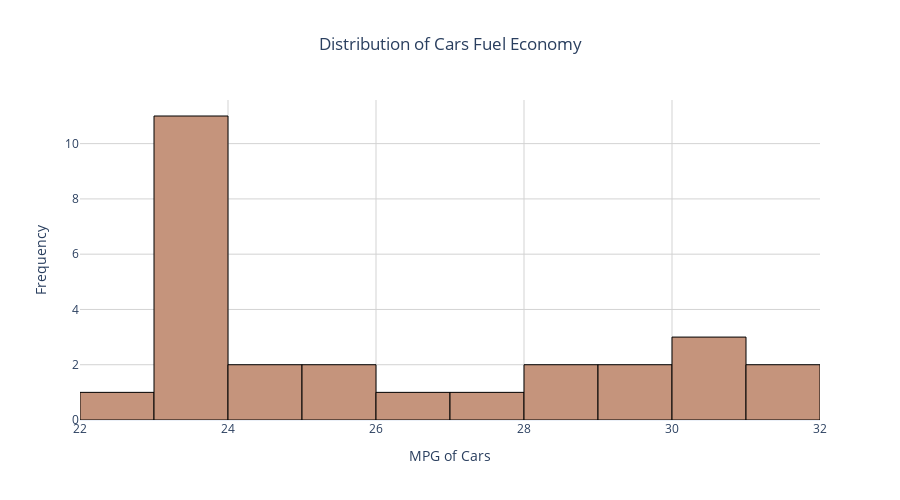

Source (notebook cell):
### Code cell
''' Create a histogram to visualize the distribution of Cars Fuel Economy '''

# Create histogram
figfe1 = px.histogram(
    fueleconomy,
    x="Car",
    nbins=15,
    title="Distribution of Cars Fuel Economy",
    color_discrete_sequence=[colors["fueleconomy"]]
)

# Customize layout
figfe1.update_layout(
    template="plotly_white",
    title_x=0.5,
    xaxis_title="MPG of Cars",
    yaxis_title="Frequency",
    xaxis=dict(showgrid=True, gridcolor="lightgray"),
    yaxis=dict(showgrid=True, gridcolor="lightgray"),
    hovermode="x unified",
    height=500
)

figfe1.update_traces(marker_line_color="black", marker_line_width=1, opacity=1)

figfe1.show()

### Figure 1 — Plotly figure (JSON) as saved in the notebook; plotly's stock layout.template omitted (floating-point values rounded to 4 significant figures)
{"data": [{"bingroup": "x", "hovertemplate": "Car=%{x}<br>count=%{y}<extra></extra>", "legendgroup": "", "marker": {"color": "#C5947C", "line": {"color": "black", "width": 1}, "pattern": {"shape": ""}}, "name": "", "nbinsx": 15, "opacity": 1, "orientation": "v", "showlegend": false, "type": "histogram", "x": [23.44, 23.33, 23.37, 23.37, 23.0, 22.91, 23.05, 23.08, 23.28, 23.14, 23.49, 23.3, 24.11, 24.27, 25.34, 26.16, 25.82, 27.6, 28.36, 28.39, 29.01, 29.21, 30.18, 30.76, 30.88, 31.73, 31.73], "xaxis": "x", "yaxis": "y"}], "layout": {"barmode": "relative", "height": 500, "hovermode": "x unified", "legend": {"tracegroupgap": 0}, "title": {"text": "Distribution of Cars Fuel Economy", "x": 0.5}, "xaxis": {"anchor": "y", "domain": [0, 1], "gridcolor": "lightgray", "showgrid": true, "title": {"text": "MPG of Cars"}}, "yaxis": {"anchor": "x", "domain": [0, 1], "gridcolor": "lightgray", "showgrid": true, "title": {"text": "Frequency"}}}}
